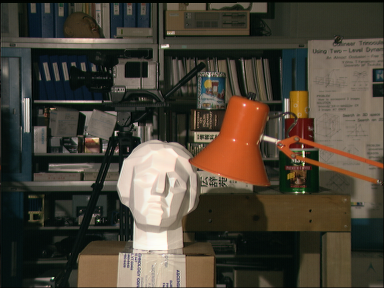
//> input picture test_picture/left.png, 384 x 288 px
$ ./SAD   (built with g++ and OpenCV 4)
//> lines starting //> are read from the running program, lines starting //| are printed output that depends on the picture
#include <iostream>
#include <opencv2/opencv.hpp>
#include <opencv2/imgproc.hpp>
#include <opencv2/highgui.hpp>

using namespace std;
using namespace cv;

int winSize = 7;//匹配窗口的大小
float sub_Sum;//存储匹配范围的视差和
int DSR = 30;//视差搜索范围

int sub_kernel(Mat &kernel_left, Mat &kernel_right)
{
	Mat Dif;
	//计算两个数组差的绝对值
	absdiff(kernel_left, kernel_right, Dif);
	Scalar Add;
	Add = sum(Dif);
	sub_Sum = Add[0];
	return sub_Sum;//返回匹配窗像素相减之后的和
}

Mat getDisparity(Mat &left, Mat &right)
{
	int row = left.rows;
	int col = left.cols;

	Mat Kernel_L(Size(winSize, winSize), CV_8UC1, Scalar::all(0));
	Mat Kernel_R(Size(winSize, winSize), CV_8UC1, Scalar::all(0));
	Mat disparity(row, col, CV_8UC1, Scalar(0));//视差图


	for (int i = 0; i < row - winSize; i++)
	{
		for (int j = 0; j < col - winSize; j++)
		{
			//rect是以左下角为坐标原点的xy坐标系
			Kernel_L = left(Rect(j, i, winSize, winSize));
			Mat Temp(1, DSR, CV_32F, Scalar(0));

			for (int k = 0; k < DSR; k++)
			{
				int y = j - k;
				if (y >= 0)
				{
					Kernel_R = right(Rect(y, i, winSize, winSize));
					Temp.at<float>(k) = sub_kernel(Kernel_L, Kernel_R);
				}
			}
			//寻找最佳匹配点
			Point minLoc;
			//minMaxLoc寻找矩阵中最小值和最大值的位置.
			minMaxLoc(Temp, NULL, NULL, &minLoc, NULL);

			int loc = minLoc.x;
			disparity.at<uchar>(i, j) = loc * 16;//得到最后显示的灰度值
		}
	}
	return disparity;
}

int main()
{
	Mat left = imread("left.png");
//> left is the input picture: 288 rows x 384 cols, CV_8UC3; mean B, G, R 55.3, 67.6, 74.7
	Mat right = imread("right.png");
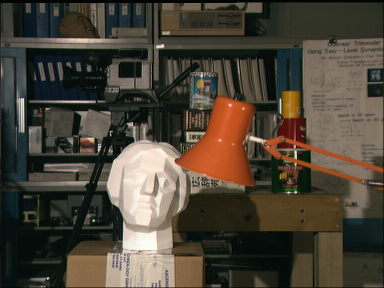
//> input picture test_picture/right.png, 384 x 288 px
//> right is the input picture: 288 rows x 384 cols, CV_8UC3; mean B, G, R 55.4, 67.9, 75.3
	//Mat left,right;
	//resize(LeftImg, left, left.size(), 0.4, 0.4);
	//resize(RightImg, right, right.size(), 0.4, 0.4);
	Mat Disparity;
	namedWindow("left", WINDOW_AUTOSIZE);
	namedWindow("right", WINDOW_AUTOSIZE);
	imshow("left", left);
	imshow("right", right);

	Disparity = getDisparity(left, right);
//> after the loop in getDisparity, `for (int i = 0; i < row - winSize; i++)`:
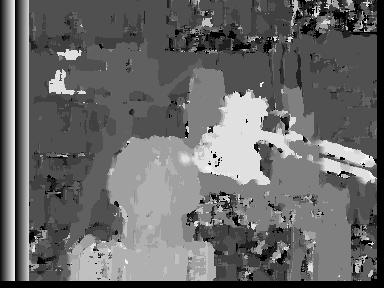
//> disparity: 288 rows x 384 cols, CV_8UC1; min 0, max 240, mean 104.6
	namedWindow("Disparity", WINDOW_AUTOSIZE);
	imshow("Disparity", Disparity);
	waitKey(0);

	return 0;
}
